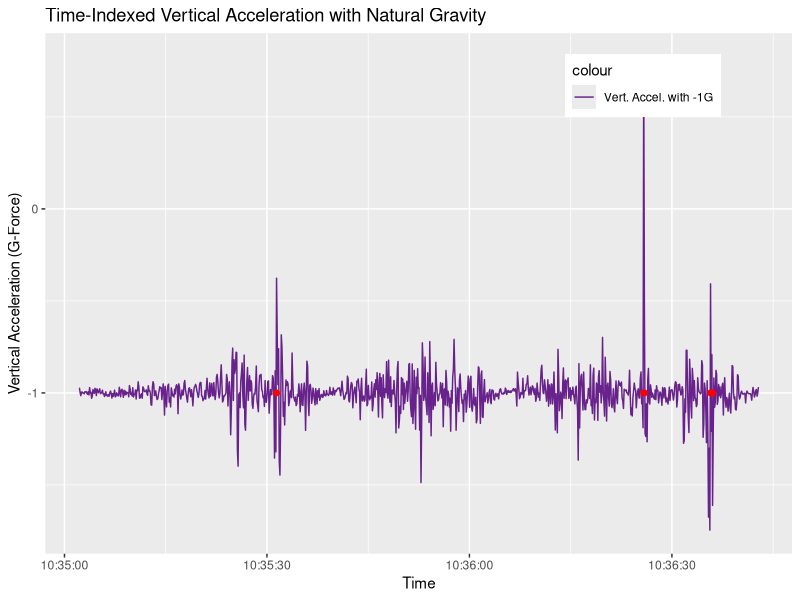
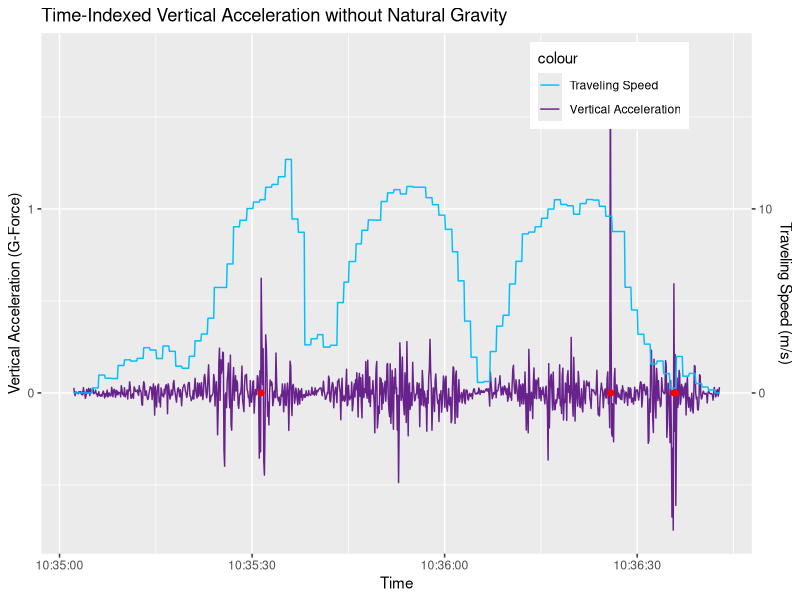
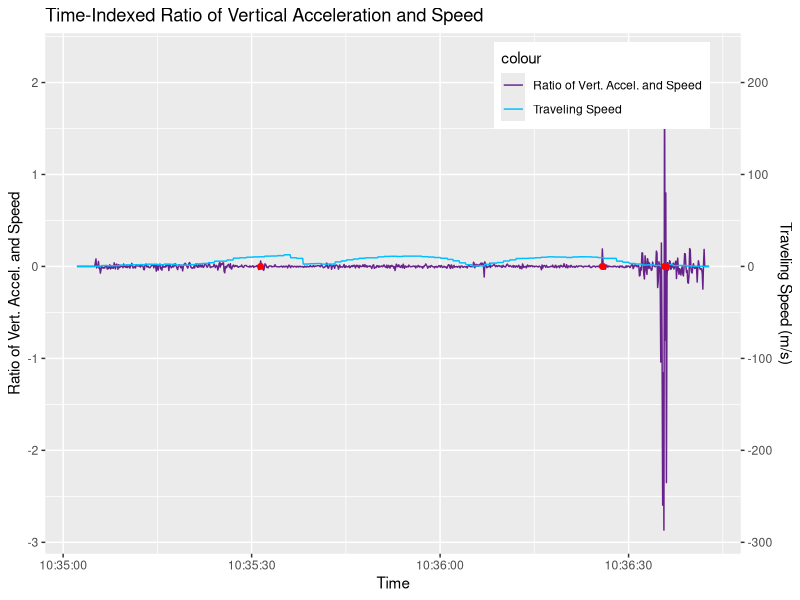
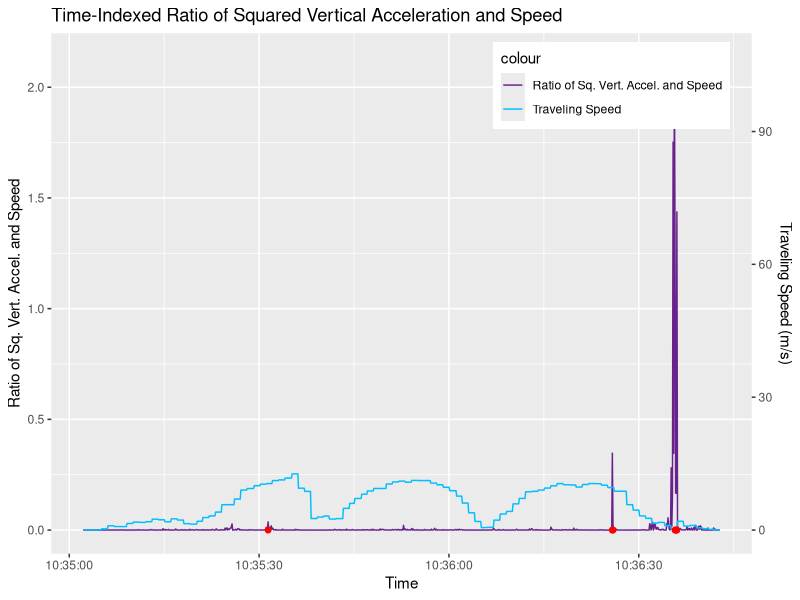
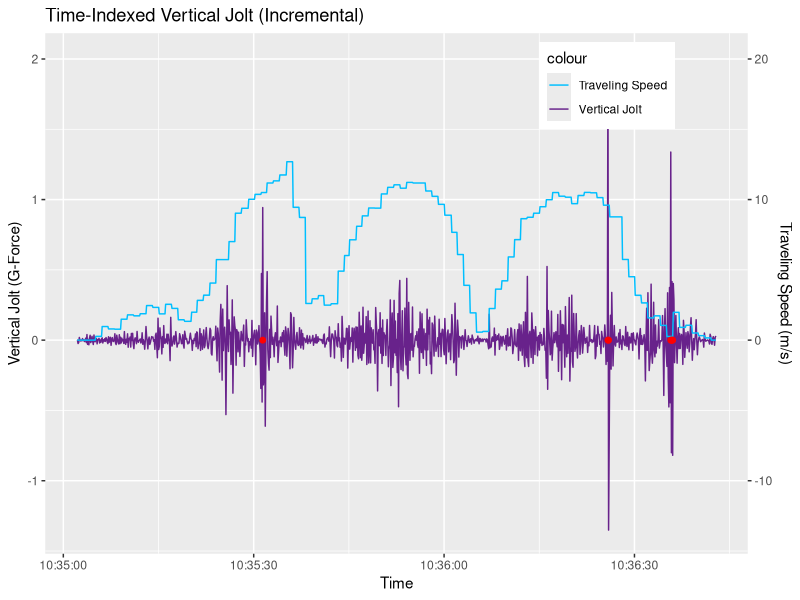
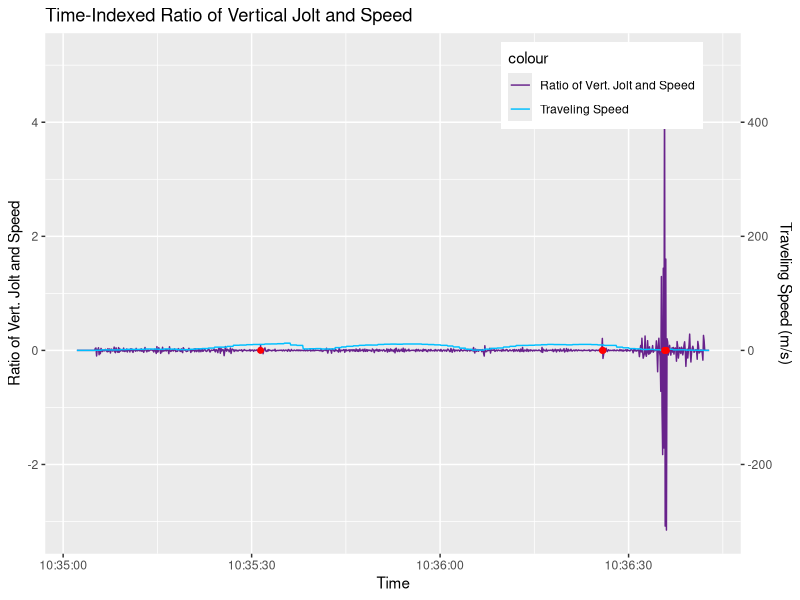
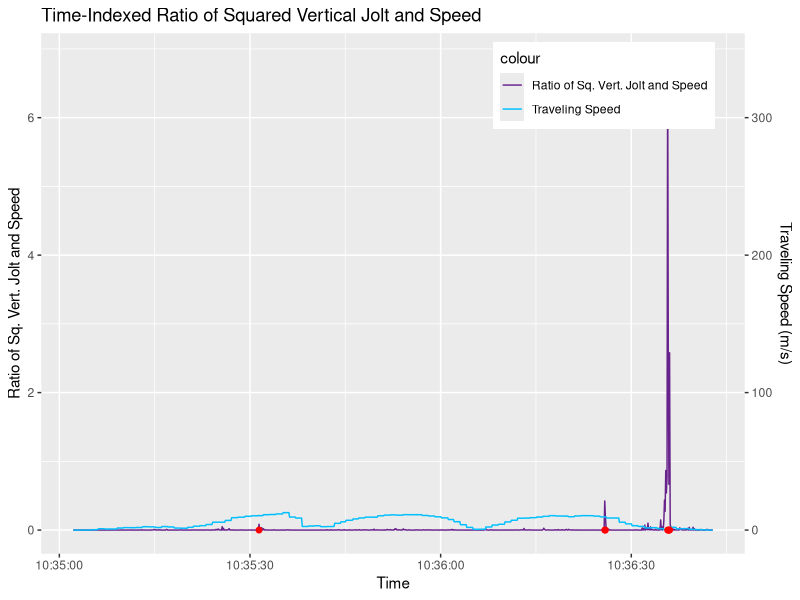
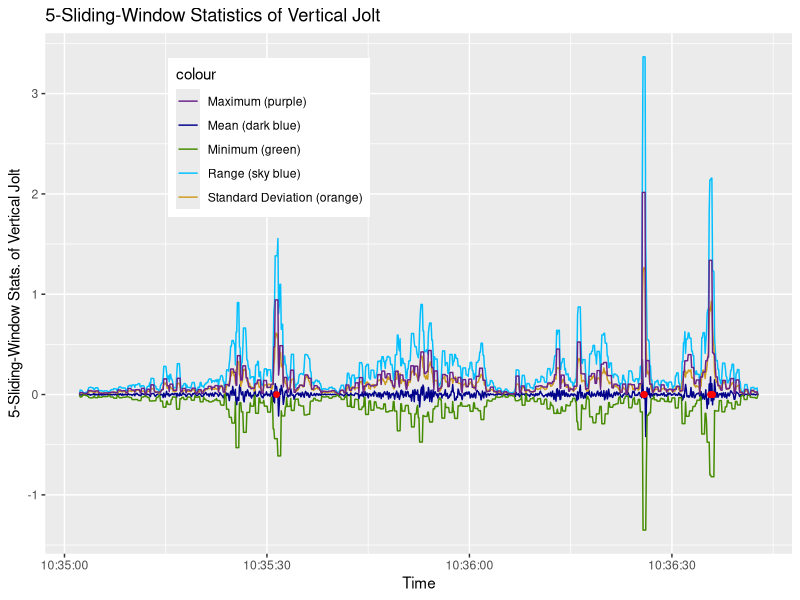

These figures' R source, in order:
## ---- chunk 1
knitr::opts_chunk$set(echo = TRUE)
## ---- chunk 2
# load data file
if (!exists("LA13.raw")) {
    LA13.raw <- read.csv("./los_angeles_13.csv")
}
print(nrow(LA13.raw))
## ---- chunk 3
LA13.valid = LA13.raw[, c("Date", "Latitude", "Longitude", "Speed")]
# validate DateTime format
LA13.valid$Date <- as.POSIXct(LA13.valid$Date, format="%Y-%m-%d %H:%M:%OS")
# specify orientation of accelration
LA13.valid$forw_accel = LA13.raw$X
LA13.valid$hori_accel = LA13.raw$Y
LA13.valid$vert_accel_G = LA13.raw$Z
# mark speed bumps
for (i in 1:nrow(LA13.valid)) {
    LA13.valid$speedbump[i] = "no"
}
for (i in c(294, 838, 839, 937, 938, 939, 940)) {
    LA13.valid$speedbump[i] = "yes"
}
## ---- chunk 4
require(ggplot2)
LA13.vert_accel_G.plot <- ggplot(LA13.valid, aes(x = Date))
LA13.vert_accel_G.plot <- LA13.vert_accel_G.plot + geom_line(aes(y = vert_accel_G, colour = "Vert. Accel. with -1G"))
LA13.vert_accel_G.plot <- LA13.vert_accel_G.plot + scale_colour_manual(values = c("darkorchid4"))
LA13.vert_accel_G.plot <- LA13.vert_accel_G.plot + xlab("Time") 
LA13.vert_accel_G.plot <- LA13.vert_accel_G.plot + ylab("Vertical Acceleration (G-Force)") 
LA13.vert_accel_G.plot <- LA13.vert_accel_G.plot + ggtitle("Time-Indexed Vertical Acceleration with Natural Gravity")
LA13.vert_accel_G.plot <- LA13.vert_accel_G.plot + theme(legend.position = c(0.8, 0.9))
for (i in 1:nrow(LA13.valid)) {
    if (LA13.valid$speedbump[i] == "yes") {
        LA13.vert_accel_G.plot <- LA13.vert_accel_G.plot + 
            annotate("pointrange", x = LA13.valid$Date[i], y = -1, ymin = -1, ymax = -1, colour = "red", size = 0.25)
    }
}
print(LA13.vert_accel_G.plot)
## ---- chunk 5
# remove natural gravity in vertical acceleration
LA13.valid$vert_accel = LA13.valid$vert_accel_G + 1
## ---- chunk 6
require(ggplot2)
LA13.vert_accel.plot <- ggplot(LA13.valid, aes(x = Date))
LA13.vert_accel.plot <- LA13.vert_accel.plot + geom_line(aes(y = vert_accel, colour = "Vertical Acceleration"))
LA13.vert_accel.plot <- LA13.vert_accel.plot + geom_line(aes(y = Speed / 10, colour = "Traveling Speed"))
LA13.vert_accel.plot <- LA13.vert_accel.plot + scale_y_continuous(sec.axis = sec_axis(~.*10, name = "Traveling Speed (m/s)"))
LA13.vert_accel.plot <- LA13.vert_accel.plot + scale_colour_manual(values = c("deepskyblue", "darkorchid4"))
LA13.vert_accel.plot <- LA13.vert_accel.plot + xlab("Time") 
LA13.vert_accel.plot <- LA13.vert_accel.plot + ylab("Vertical Acceleration (G-Force)") 
LA13.vert_accel.plot <- LA13.vert_accel.plot + ggtitle("Time-Indexed Vertical Acceleration without Natural Gravity")
LA13.vert_accel.plot <- LA13.vert_accel.plot + theme(legend.position = c(0.8, 0.9))
for (i in 1:nrow(LA13.valid)) {
    if (LA13.valid$speedbump[i] == "yes") {
        LA13.vert_accel.plot <- LA13.vert_accel.plot + 
            annotate("pointrange", x = LA13.valid$Date[i], y = 0, ymin = 0, ymax = 0, colour = "red", size = 0.25)
    }
}
print(LA13.vert_accel.plot)
## ---- chunk 7
# calculate ratio between vertical acceleration and speed
for (i in 1:nrow(LA13.valid)) {
    if (LA13.valid$Speed[i] == 0) {
        LA13.valid$vert_accel_ratio_speed[i] = 0
    }
    else {
        LA13.valid$vert_accel_ratio_speed[i] = LA13.valid$vert_accel[i] / LA13.valid$Speed[i]
    }
}
## ---- chunk 8
require(ggplot2)
LA13.vert_accel_ratio_speed.plot <- ggplot(LA13.valid, aes(x = Date))
LA13.vert_accel_ratio_speed.plot <- LA13.vert_accel_ratio_speed.plot + geom_line(aes(y = vert_accel_ratio_speed, colour = "Ratio of Vert. Accel. and Speed"))
LA13.vert_accel_ratio_speed.plot <- LA13.vert_accel_ratio_speed.plot + geom_line(aes(y = Speed / 100, colour = "Traveling Speed"))
LA13.vert_accel_ratio_speed.plot <- LA13.vert_accel_ratio_speed.plot + scale_y_continuous(sec.axis = sec_axis(~.*100, name = "Traveling Speed (m/s)"))
LA13.vert_accel_ratio_speed.plot <- LA13.vert_accel_ratio_speed.plot + scale_colour_manual(values = c("darkorchid4", "deepskyblue"))
LA13.vert_accel_ratio_speed.plot <- LA13.vert_accel_ratio_speed.plot + xlab("Time") 
LA13.vert_accel_ratio_speed.plot <- LA13.vert_accel_ratio_speed.plot + ylab("Ratio of Vert. Accel. and Speed") 
LA13.vert_accel_ratio_speed.plot <- LA13.vert_accel_ratio_speed.plot + ggtitle("Time-Indexed Ratio of Vertical Acceleration and Speed")
LA13.vert_accel_ratio_speed.plot <- LA13.vert_accel_ratio_speed.plot + theme(legend.position = c(0.8, 0.9))
for (i in 1:nrow(LA13.valid)) {
    if (LA13.valid$speedbump[i] == "yes") {
        LA13.vert_accel_ratio_speed.plot <- LA13.vert_accel_ratio_speed.plot + 
            annotate("pointrange", x = LA13.valid$Date[i], y = 0, ymin = 0, ymax = 0, colour = "red", size = 0.25)
    }
}
print(LA13.vert_accel_ratio_speed.plot)
## ---- chunk 9
# calculate ratio between vertical acceleration and speed
for (i in 1:nrow(LA13.valid)) {
    if (LA13.valid$Speed[i] == 0) {
        LA13.valid$sq_vert_accel_ratio_speed[i] = 0
    }
    else {
        LA13.valid$sq_vert_accel_ratio_speed[i] = (LA13.valid$vert_accel[i] * LA13.valid$vert_accel[i]) / LA13.valid$Speed[i]
    }
}
## ---- chunk 10
require(ggplot2)
LA13.sq_vert_accel_ratio_speed.plot <- ggplot(LA13.valid, aes(x = Date))
LA13.sq_vert_accel_ratio_speed.plot <- LA13.sq_vert_accel_ratio_speed.plot + geom_line(aes(y = sq_vert_accel_ratio_speed, colour = "Ratio of Sq. Vert. Accel. and Speed"))
LA13.sq_vert_accel_ratio_speed.plot <- LA13.sq_vert_accel_ratio_speed.plot + geom_line(aes(y = Speed / 50, colour = "Traveling Speed"))
LA13.sq_vert_accel_ratio_speed.plot <- LA13.sq_vert_accel_ratio_speed.plot + scale_y_continuous(sec.axis = sec_axis(~.*50, name = "Traveling Speed (m/s)"))
LA13.sq_vert_accel_ratio_speed.plot <- LA13.sq_vert_accel_ratio_speed.plot + scale_colour_manual(values = c("darkorchid4", "deepskyblue"))
LA13.sq_vert_accel_ratio_speed.plot <- LA13.sq_vert_accel_ratio_speed.plot + xlab("Time") 
LA13.sq_vert_accel_ratio_speed.plot <- LA13.sq_vert_accel_ratio_speed.plot + ylab("Ratio of Sq. Vert. Accel. and Speed") 
LA13.sq_vert_accel_ratio_speed.plot <- LA13.sq_vert_accel_ratio_speed.plot + ggtitle("Time-Indexed Ratio of Squared Vertical Acceleration and Speed")
LA13.sq_vert_accel_ratio_speed.plot <- LA13.sq_vert_accel_ratio_speed.plot + theme(legend.position = c(0.8, 0.9))
for (i in 1:nrow(LA13.valid)) {
    if (LA13.valid$speedbump[i] == "yes") {
        LA13.sq_vert_accel_ratio_speed.plot <- LA13.sq_vert_accel_ratio_speed.plot + 
            annotate("pointrange", x = LA13.valid$Date[i], y = 0, ymin = 0, ymax = 0, colour = "red", size = 0.25)
    }
}
print(LA13.sq_vert_accel_ratio_speed.plot)
## ---- chunk 11
# calculate vertical jolt
for (i in 1:nrow(LA13.valid)) {
    if (i == 1) {
        LA13.valid$vert_jolt[i] = 0
    }
    else {
        LA13.valid$vert_jolt[i] = LA13.valid$vert_accel[i] - LA13.valid$vert_accel[i - 1]
    }
}
## ---- chunk 12
require(ggplot2)
LA13.vert_jolt.plot <- ggplot(LA13.valid, aes(x = Date))
LA13.vert_jolt.plot <- LA13.vert_jolt.plot + geom_line(aes(y = vert_jolt, colour = "Vertical Jolt"))
LA13.vert_jolt.plot <- LA13.vert_jolt.plot + geom_line(aes(y = Speed / 10, colour = "Traveling Speed"))
LA13.vert_jolt.plot <- LA13.vert_jolt.plot + scale_y_continuous(sec.axis = sec_axis(~.*10, name = "Traveling Speed (m/s)"))
LA13.vert_jolt.plot <- LA13.vert_jolt.plot + scale_colour_manual(values = c("deepskyblue", "darkorchid4"))
LA13.vert_jolt.plot <- LA13.vert_jolt.plot + xlab("Time") 
LA13.vert_jolt.plot <- LA13.vert_jolt.plot + ylab("Vertical Jolt (G-Force)") 
LA13.vert_jolt.plot <- LA13.vert_jolt.plot + ggtitle("Time-Indexed Vertical Jolt (Incremental)")
LA13.vert_jolt.plot <- LA13.vert_jolt.plot + theme(legend.position = c(0.8, 0.9))
for (i in 1:nrow(LA13.valid)) {
    if (LA13.valid$speedbump[i] == "yes") {
        LA13.vert_jolt.plot <- LA13.vert_jolt.plot + 
            annotate("pointrange", x = LA13.valid$Date[i], y = 0, ymin = 0, ymax = 0, colour = "red", size = 0.25)
    }
}
print(LA13.vert_jolt.plot)
## ---- chunk 13
# calculate ratio between vertical jolt and speed
for (i in 1:nrow(LA13.valid)) {
    if (LA13.valid$Speed[i] == 0) {
        LA13.valid$vert_jolt_ratio_speed[i] = 0
    }
    else {
        LA13.valid$vert_jolt_ratio_speed[i] = LA13.valid$vert_jolt[i] / LA13.valid$Speed[i]
    }
}
## ---- chunk 14
require(ggplot2)
LA13.vert_jolt_ratio_speed.plot <- ggplot(LA13.valid, aes(x = Date))
LA13.vert_jolt_ratio_speed.plot <- LA13.vert_jolt_ratio_speed.plot + geom_line(aes(y = vert_jolt_ratio_speed, colour = "Ratio of Vert. Jolt and Speed"))
LA13.vert_jolt_ratio_speed.plot <- LA13.vert_jolt_ratio_speed.plot + geom_line(aes(y = Speed / 100, colour = "Traveling Speed"))
LA13.vert_jolt_ratio_speed.plot <- LA13.vert_jolt_ratio_speed.plot + scale_y_continuous(sec.axis = sec_axis(~.*100, name = "Traveling Speed (m/s)"))
LA13.vert_jolt_ratio_speed.plot <- LA13.vert_jolt_ratio_speed.plot + scale_colour_manual(values = c("darkorchid4", "deepskyblue"))
LA13.vert_jolt_ratio_speed.plot <- LA13.vert_jolt_ratio_speed.plot + xlab("Time") 
LA13.vert_jolt_ratio_speed.plot <- LA13.vert_jolt_ratio_speed.plot + ylab("Ratio of Vert. Jolt and Speed") 
LA13.vert_jolt_ratio_speed.plot <- LA13.vert_jolt_ratio_speed.plot + ggtitle("Time-Indexed Ratio of Vertical Jolt and Speed")
LA13.vert_jolt_ratio_speed.plot <- LA13.vert_jolt_ratio_speed.plot + theme(legend.position = c(0.8, 0.9))
for (i in 1:nrow(LA13.valid)) {
    if (LA13.valid$speedbump[i] == "yes") {
        LA13.vert_jolt_ratio_speed.plot <- LA13.vert_jolt_ratio_speed.plot + 
            annotate("pointrange", x = LA13.valid$Date[i], y = 0, ymin = 0, ymax = 0, colour = "red", size = 0.25)
    }
}
print(LA13.vert_jolt_ratio_speed.plot)
## ---- chunk 15
# calculate ratio between vertical jolt and speed
for (i in 1:nrow(LA13.valid)) {
    if (LA13.valid$Speed[i] == 0) {
        LA13.valid$sq_vert_jolt_ratio_speed[i] = 0
    }
    else {
        LA13.valid$sq_vert_jolt_ratio_speed[i] = (LA13.valid$vert_jolt[i] * LA13.valid$vert_jolt[i]) / LA13.valid$Speed[i]
    }
}
## ---- chunk 16
require(ggplot2)
LA13.sq_vert_jolt_ratio_speed.plot <- ggplot(LA13.valid, aes(x = Date))
LA13.sq_vert_jolt_ratio_speed.plot <- LA13.sq_vert_jolt_ratio_speed.plot + geom_line(aes(y = sq_vert_jolt_ratio_speed, colour = "Ratio of Sq. Vert. Jolt and Speed"))
LA13.sq_vert_jolt_ratio_speed.plot <- LA13.sq_vert_jolt_ratio_speed.plot + geom_line(aes(y = Speed / 50, colour = "Traveling Speed"))
LA13.sq_vert_jolt_ratio_speed.plot <- LA13.sq_vert_jolt_ratio_speed.plot + scale_y_continuous(sec.axis = sec_axis(~.*50, name = "Traveling Speed (m/s)"))
LA13.sq_vert_jolt_ratio_speed.plot <- LA13.sq_vert_jolt_ratio_speed.plot + scale_colour_manual(values = c("darkorchid4", "deepskyblue"))
LA13.sq_vert_jolt_ratio_speed.plot <- LA13.sq_vert_jolt_ratio_speed.plot + xlab("Time") 
LA13.sq_vert_jolt_ratio_speed.plot <- LA13.sq_vert_jolt_ratio_speed.plot + ylab("Ratio of Sq. Vert. Jolt and Speed") 
LA13.sq_vert_jolt_ratio_speed.plot <- LA13.sq_vert_jolt_ratio_speed.plot + ggtitle("Time-Indexed Ratio of Squared Vertical Jolt and Speed")
LA13.sq_vert_jolt_ratio_speed.plot <- LA13.sq_vert_jolt_ratio_speed.plot + theme(legend.position = c(0.8, 0.9))
for (i in 1:nrow(LA13.valid)) {
    if (LA13.valid$speedbump[i] == "yes") {
        LA13.sq_vert_jolt_ratio_speed.plot <- LA13.sq_vert_jolt_ratio_speed.plot + 
            annotate("pointrange", x = LA13.valid$Date[i], y = 0, ymin = 0, ymax = 0, colour = "red", size = 0.25)
    }
}
print(LA13.sq_vert_jolt_ratio_speed.plot)
## ---- chunk 17
# calculate 5-sliding-window mean of vertical jolt
for (i in 3:nrow(LA13.valid)-2) {
    LA13.valid$vert_jolt_mean[i] = mean(c(LA13.valid$vert_jolt[i-2], 
                                        LA13.valid$vert_jolt[i-1], 
                                        LA13.valid$vert_jolt[i], 
                                        LA13.valid$vert_jolt[i+1], 
                                        LA13.valid$vert_jolt[i+2]))
}
LA13.valid$vert_jolt_mean[1] = 0
LA13.valid$vert_jolt_mean[2] = 0
LA13.valid$vert_jolt_mean[nrow(LA13.valid) - 1] = 0
LA13.valid$vert_jolt_mean[nrow(LA13.valid)] = 0
# calculate 5-sliding-window standard deviation of vertical jolt
for (i in 3:nrow(LA13.valid)-2) {
    LA13.valid$vert_jolt_sd[i] = sd(c(LA13.valid$vert_jolt[i-2], 
                                        LA13.valid$vert_jolt[i-1], 
                                        LA13.valid$vert_jolt[i], 
                                        LA13.valid$vert_jolt[i+1], 
                                        LA13.valid$vert_jolt[i+2]))
}
LA13.valid$vert_jolt_sd[1] = 0
LA13.valid$vert_jolt_sd[2] = 0
LA13.valid$vert_jolt_sd[nrow(LA13.valid) - 1] = 0
LA13.valid$vert_jolt_sd[nrow(LA13.valid)] = 0
# calculate 5-sliding-window minimum of vertical jolt
for (i in 3:nrow(LA13.valid)-2) {
    LA13.valid$vert_jolt_min[i] = min(c(LA13.valid$vert_jolt[i-2], 
                                        LA13.valid$vert_jolt[i-1], 
                                        LA13.valid$vert_jolt[i], 
                                        LA13.valid$vert_jolt[i+1], 
                                        LA13.valid$vert_jolt[i+2]))
}
LA13.valid$vert_jolt_min[1] = 0
LA13.valid$vert_jolt_min[2] = 0
LA13.valid$vert_jolt_min[nrow(LA13.valid) - 1] = 0
LA13.valid$vert_jolt_min[nrow(LA13.valid)] = 0
# calculate 5-sliding-window maxium of vertical jolt
for (i in 3:nrow(LA13.valid)-2) {
    LA13.valid$vert_jolt_max[i] = max(c(LA13.valid$vert_jolt[i-2], 
                                        LA13.valid$vert_jolt[i-1], 
                                        LA13.valid$vert_jolt[i], 
                                        LA13.valid$vert_jolt[i+1], 
                                        LA13.valid$vert_jolt[i+2]))
}
LA13.valid$vert_jolt_max[1] = 0
LA13.valid$vert_jolt_max[2] = 0
LA13.valid$vert_jolt_max[nrow(LA13.valid) - 1] = 0
LA13.valid$vert_jolt_max[nrow(LA13.valid)] = 0
# calculate 5-sliding-window range of vertical jolt
LA13.valid$vert_jolt_range = LA13.valid$vert_jolt_max - LA13.valid$vert_jolt_min
## ---- chunk 18
require(ggplot2)
LA13.vert_jolt_5.plot <- ggplot(LA13.valid, aes(x = Date))
LA13.vert_jolt_5.plot <- LA13.vert_jolt_5.plot + geom_line(aes(y = vert_jolt_range, colour = "Range (sky blue)"))
LA13.vert_jolt_5.plot <- LA13.vert_jolt_5.plot + geom_line(aes(y = vert_jolt_mean, colour = "Mean (dark blue)"))
LA13.vert_jolt_5.plot <- LA13.vert_jolt_5.plot + geom_line(aes(y = vert_jolt_sd, colour = "Standard Deviation (orange)"))
LA13.vert_jolt_5.plot <- LA13.vert_jolt_5.plot + geom_line(aes(y = vert_jolt_min, colour = "Minimum (green)"))
LA13.vert_jolt_5.plot <- LA13.vert_jolt_5.plot + geom_line(aes(y = vert_jolt_max, colour = "Maximum (purple)"))
LA13.vert_jolt_5.plot <- LA13.vert_jolt_5.plot + scale_colour_manual(values = c("darkorchid4", "blue4", "chartreuse4", "deepskyblue", "goldenrod3"))
LA13.vert_jolt_5.plot <- LA13.vert_jolt_5.plot + theme(legend.position = c(0.3, 0.8))
LA13.vert_jolt_5.plot <- LA13.vert_jolt_5.plot + xlab("Time") 
LA13.vert_jolt_5.plot <- LA13.vert_jolt_5.plot + ylab("5-Sliding-Window Stats. of Vertical Jolt") 
LA13.vert_jolt_5.plot <- LA13.vert_jolt_5.plot + ggtitle("5-Sliding-Window Statistics of Vertical Jolt")
for (i in 1:nrow(LA13.valid)) {
    if (LA13.valid$speedbump[i] == "yes") {
        LA13.vert_jolt_5.plot <- LA13.vert_jolt_5.plot + 
            annotate("pointrange", x = LA13.valid$Date[i], y = 0, ymin = 0, ymax = 0, colour = "red", size = 0.25)
    }
}
print(LA13.vert_jolt_5.plot)
## ---- chunk 19
require(ggplot2)
LA13.comparative.plot <- ggplot(LA13.valid, aes(x = Date))
LA13.comparative.plot <- LA13.comparative.plot + geom_line(aes(y = Speed / 50, colour = "Traveling Speed"))
#LA13.comparative.plot <- LA13.comparative.plot + geom_line(aes(y = vert_accel, colour = "Vertical Acceleration"))
#LA13.comparative.plot <- LA13.comparative.plot + geom_line(aes(y = vert_jolt, colour = "Vertical Jolt"))
LA13.comparative.plot <- LA13.comparative.plot + geom_line(aes(y = sq_vert_accel_ratio_speed, colour = "Ratio of Sq. Vert. Accel. & Speed"))
LA13.comparative.plot <- LA13.comparative.plot + geom_line(aes(y = -sq_vert_jolt_ratio_speed, colour = "Ratio of Sq. Vert. Jolt & Speed (-)"))
LA13.comparative.plot <- LA13.comparative.plot + scale_y_continuous(sec.axis = sec_axis(~.*50, name = "Traveling Speed (m/s)"))
LA13.comparative.plot <- LA13.comparative.plot + scale_colour_manual(values = c("darkorchid4", "goldenrod3", "deepskyblue"))
LA13.comparative.plot <- LA13.comparative.plot + xlab("Time") 
LA13.comparative.plot <- LA13.comparative.plot + ylab("Ratios") 
LA13.comparative.plot <- LA13.comparative.plot + ggtitle("Comparison of Two Most Promising Factors")
LA13.comparative.plot <- LA13.comparative.plot + theme(legend.position = c(0.35, 0.2))
for (i in 1:nrow(LA13.valid)) {
    if (LA13.valid$speedbump[i] == "yes") {
        LA13.comparative.plot <- LA13.comparative.plot + 
            annotate("pointrange", x = LA13.valid$Date[i], y = 0, ymin = 0, ymax = 0, colour = "red", size = 0.2)
    }
}
print(LA13.comparative.plot)
## ---- chunk 20
jpeg("./Epoch1_LA13.vert_accel_G.plot.jpeg", width = 1200, height = 750, units = "px")
print(LA13.vert_accel_G.plot)
dev.off()

jpeg("./Epoch2_LA13.vert_accel.plot.jpeg", width = 1200, height = 750, units = "px")
print(LA13.vert_accel.plot)
dev.off()

jpeg("./Epoch3_LA13.vert_accel_ratio_speed.plot.jpeg", width = 1200, height = 750, units = "px")
print(LA13.vert_accel_ratio_speed.plot)
dev.off()

jpeg("./Epoch4_LA13.sq_vert_accel_ratio_speed.plot.jpeg", width = 1200, height = 750, units = "px")
print(LA13.sq_vert_accel_ratio_speed.plot)
dev.off()

jpeg("./Epoch5_LA13.vert_jolt.plot.jpeg", width = 1200, height = 750, units = "px")
print(LA13.vert_jolt.plot)
dev.off()

jpeg("./Epoch6_LA13.vert_jolt_ratio_speed.plot.jpeg", width = 1200, height = 750, units = "px")
print(LA13.vert_jolt_ratio_speed.plot)
dev.off()

jpeg("./Epoch7_LA13.sq_vert_jolt_ratio_speed.plot.jpeg", width = 1200, height = 750, units = "px")
print(LA13.sq_vert_jolt_ratio_speed.plot)
dev.off()

jpeg("./Epoch8_LA13.vert_jolt_5.plot.jpeg", width = 1200, height = 750, units = "px")
print(LA13.vert_jolt_5.plot)
dev.off()

jpeg("./Epoch9_LA13.comparative.plot.jpeg", width = 1200, height = 750, units = "px")
print(LA13.comparative.plot)
dev.off()

write.csv(LA13.valid, "./los_angeles_13_labeled.csv")
